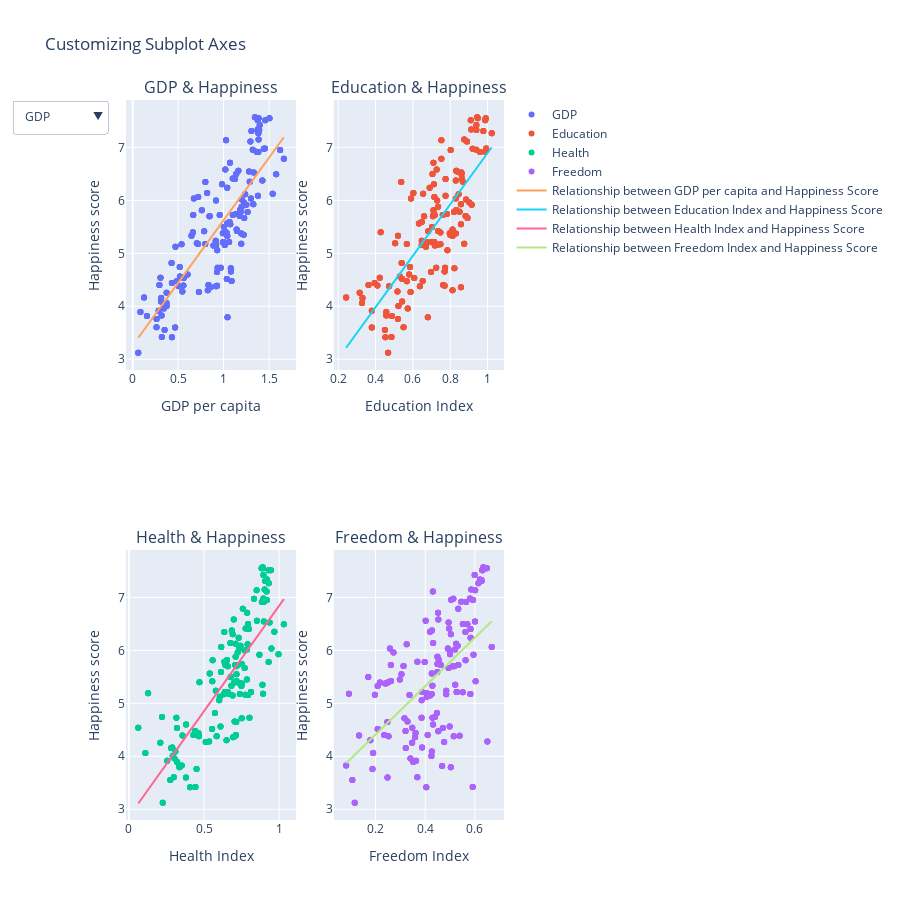

Notebook cell for this chart:
### Code cell
# Create a figure with subplots
fig_2 = make_subplots(
    rows=2, cols=2, subplot_titles=("GDP & Happiness", "Education & Happiness", "Health & Happiness", "Freedom & Happiness")
)

data = pd.read_csv('mean_data.csv')

x1, x2, x3, x4 = data['gdp_per_capita'], data['Education_Index'], data['health'], data['freedom']
y = data['happiness_score']
countries = data['Country']
continents = data['continent']

# Add traces for all four scatter plots
scatter_trace_1 = go.Scatter(
    x=x1,
    y=y,
    mode="markers",
    text=countries,
    hovertemplate="Country: %{text}<br>Happiness: %{y:.2f}<extra></extra>",
    name="GDP"
)
scatter_trace_2 = go.Scatter(
    x=x2,
    y=y,
    mode="markers",
    text=countries,
    hovertemplate="Country: %{text}<br>Happiness: %{y:.2f}<extra></extra>",
    name="Education"
)
scatter_trace_3 = go.Scatter(
    x=x3,
    y=y,
    mode="markers",
    text=countries,
    hovertemplate="Country: %{text}<br>Happiness: %{y:.2f}<extra></extra>",
    name="Health"
)
scatter_trace_4 = go.Scatter(
    x=x4,
    y=y,
    mode="markers",
    text=countries,
    hovertemplate="Country: %{text}<br>Happiness: %{y:.2f}<extra></extra>",
    name="Freedom"
)

fig_2.add_trace(scatter_trace_1, row=1, col=1)
fig_2.add_trace(scatter_trace_2, row=1, col=2)
fig_2.add_trace(scatter_trace_3, row=2, col=1)
fig_2.add_trace(scatter_trace_4, row=2, col=2)

# Calculate and add trend lines
trend_line_1 = sm.OLS(y, sm.add_constant(x1)).fit().predict(sm.add_constant(x1))
trend_line_2 = sm.OLS(y, sm.add_constant(x2)).fit().predict(sm.add_constant(x2))
trend_line_3 = sm.OLS(y, sm.add_constant(x3)).fit().predict(sm.add_constant(x3))
trend_line_4 = sm.OLS(y, sm.add_constant(x4)).fit().predict(sm.add_constant(x4))

# Add trend lines for all four scatter plots
trend_line_trace_1 = go.Scatter(
    x=x1,
    y=trend_line_1,
    mode="lines",
    name="Relationship between GDP per capita and Happiness Score"
)
trend_line_trace_2 = go.Scatter(
    x=x2,
    y=trend_line_2,
    mode="lines",
    name="Relationship between Education Index and Happiness Score"
)
trend_line_trace_3 = go.Scatter(
    x=x3,
    y=trend_line_3,
    mode="lines",
    name="Relationship between Health Index and Happiness Score"
)
trend_line_trace_4 = go.Scatter(
    x=x4,
    y=trend_line_4,
    mode="lines",
    name="Relationship between Freedom Index and Happiness Score"
)

fig_2.add_trace(trend_line_trace_1, row=1, col=1)
fig_2.add_trace(trend_line_trace_2, row=1, col=2)
fig_2.add_trace(trend_line_trace_3, row=2, col=1)
fig_2.add_trace(trend_line_trace_4, row=2, col=2)

# Define button options
buttons = [
    {'label': 'GDP', 'method': 'update', 'args': [{'visible': [True, False, False, False]}, {'title': 'GDP & Happiness'}]},
    {'label': 'Education', 'method': 'update', 'args': [{'visible': [False, True, False, False]}, {'title': 'Education & Happiness'}]},
    {'label': 'Health', 'method': 'update', 'args': [{'visible': [False, False, True, False]}, {'title': 'Health & Happiness'}]},
    {'label': 'Freedom', 'method': 'update', 'args': [{'visible': [False, False, False, True]}, {'title': 'Freedom & Happiness'}]}
]

# Create updatemenus
updatemenus = [{'buttons': buttons, 'direction': 'down', 'showactive': True}]

# Update layout with updatemenus
fig_2.update_layout(
    title_text="Customizing Subplot Axes",
    height=900,
    updatemenus=updatemenus
)

# Update xaxis properties
fig_2.update_xaxes(title_text="GDP per capita", row=1, col=1)
fig_2.update_xaxes(title_text="Education Index", row=1, col=2)
fig_2.update_xaxes(title_text="Health Index", row=2, col=1)
fig_2.update_xaxes(title_text="Freedom Index", row=2, col=2)

# Update yaxis properties
fig_2.update_yaxes(title_text="Happiness score", row=1, col=1)
fig_2.update_yaxes(title_text="Happiness score", row=1, col=2)
fig_2.update_yaxes(title_text="Happiness score", row=2, col=1)
fig_2.update_yaxes(title_text="Happiness score", row=2, col=2)

fig_2.show()

### Figure 1 — Plotly figure (JSON) as saved in the notebook; plotly's stock layout.template omitted (floating-point values rounded to 4 significant figures; data arrays with more than 128 entries replaced by an {"elided": "..."} marker saying what was removed)
{"data": [{"hovertemplate": "Country: %{text}<br>Happiness: %{y:.2f}<extra></extra>", "mode": "markers", "name": "GDP", "text": {"elided": "528 str values"}, "type": "scatter", "x": {"elided": "528 float values"}, "xaxis": "x", "y": {"elided": "528 float values"}, "yaxis": "y"}, {"hovertemplate": "Country: %{text}<br>Happiness: %{y:.2f}<extra></extra>", "mode": "markers", "name": "Education", "text": {"elided": "528 str values"}, "type": "scatter", "x": {"elided": "528 float values"}, "xaxis": "x2", "y": {"elided": "528 float values"}, "yaxis": "y2"}, {"hovertemplate": "Country: %{text}<br>Happiness: %{y:.2f}<extra></extra>", "mode": "markers", "name": "Health", "text": {"elided": "528 str values"}, "type": "scatter", "x": {"elided": "528 float values"}, "xaxis": "x3", "y": {"elided": "528 float values"}, "yaxis": "y3"}, {"hovertemplate": "Country: %{text}<br>Happiness: %{y:.2f}<extra></extra>", "mode": "markers", "name": "Freedom", "text": {"elided": "528 str values"}, "type": "scatter", "x": {"elided": "528 float values"}, "xaxis": "x4", "y": {"elided": "528 float values"}, "yaxis": "y4"}, {"mode": "lines", "name": "Relationship between GDP per capita and Happiness Score", "type": "scatter", "x": {"elided": "528 float values"}, "xaxis": "x", "y": {"elided": "528 float values"}, "yaxis": "y"}, {"mode": "lines", "name": "Relationship between Education Index and Happiness Score", "type": "scatter", "x": {"elided": "528 float values"}, "xaxis": "x2", "y": {"elided": "528 float values"}, "yaxis": "y2"}, {"mode": "lines", "name": "Relationship between Health Index and Happiness Score", "type": "scatter", "x": {"elided": "528 float values"}, "xaxis": "x3", "y": {"elided": "528 float values"}, "yaxis": "y3"}, {"mode": "lines", "name": "Relationship between Freedom Index and Happiness Score", "type": "scatter", "x": {"elided": "528 float values"}, "xaxis": "x4", "y": {"elided": "528 float values"}, "yaxis": "y4"}], "layout": {"annotations": [{"font": {"size": 16}, "showarrow": false, "text": "GDP & Happiness", "x": 0.225, "xanchor": "center", "xref": "paper", "y": 1, "yanchor": "bottom", "yref": "paper"}, {"font": {"size": 16}, "showarrow": false, "text": "Education & Happiness", "x": 0.775, "xanchor": "center", "xref": "paper", "y": 1, "yanchor": "bottom", "yref": "paper"}, {"font": {"size": 16}, "showarrow": false, "text": "Health & Happiness", "x": 0.225, "xanchor": "center", "xref": "paper", "y": 0.375, "yanchor": "bottom", "yref": "paper"}, {"font": {"size": 16}, "showarrow": false, "text": "Freedom & Happiness", "x": 0.775, "xanchor": "center", "xref": "paper", "y": 0.375, "yanchor": "bottom", "yref": "paper"}], "height": 900, "title": {"text": "Customizing Subplot Axes"}, "updatemenus": [{"buttons": [{"args": [{"visible": [true, false, false, false]}, {"title": "GDP & Happiness"}], "label": "GDP", "method": "update"}, {"args": [{"visible": [false, true, false, false]}, {"title": "Education & Happiness"}], "label": "Education", "method": "update"}, {"args": [{"visible": [false, false, true, false]}, {"title": "Health & Happiness"}], "label": "Health", "method": "update"}, {"args": [{"visible": [false, false, false, true]}, {"title": "Freedom & Happiness"}], "label": "Freedom", "method": "update"}], "direction": "down", "showactive": true}], "xaxis": {"anchor": "y", "domain": [0, 0.45], "title": {"text": "GDP per capita"}}, "xaxis2": {"anchor": "y2", "domain": [0.55, 1], "title": {"text": "Education Index"}}, "xaxis3": {"anchor": "y3", "domain": [0, 0.45], "title": {"text": "Health Index"}}, "xaxis4": {"anchor": "y4", "domain": [0.55, 1], "title": {"text": "Freedom Index"}}, "yaxis": {"anchor": "x", "domain": [0.625, 1], "title": {"text": "Happiness score"}}, "yaxis2": {"anchor": "x2", "domain": [0.625, 1], "title": {"text": "Happiness score"}}, "yaxis3": {"anchor": "x3", "domain": [0, 0.375], "title": {"text": "Happiness score"}}, "yaxis4": {"anchor": "x4", "domain": [0, 0.375], "title": {"text": "Happiness score"}}}}
